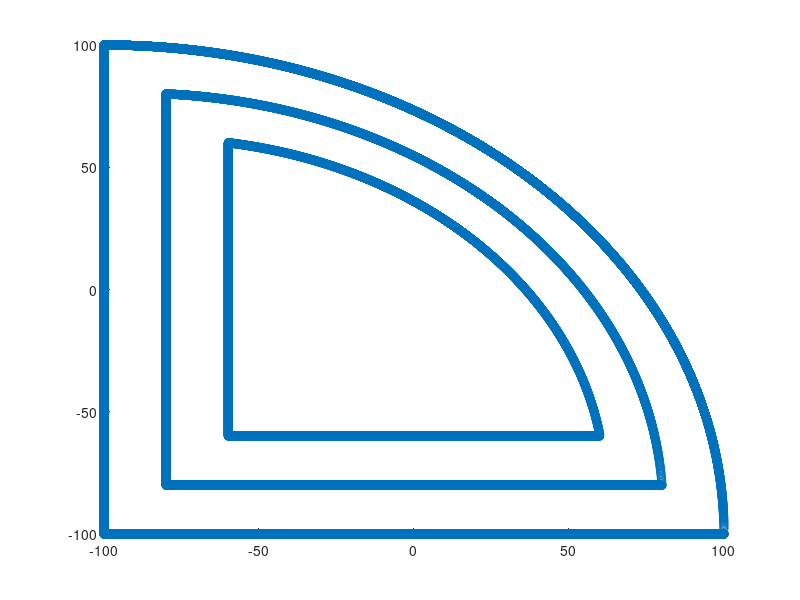

Reproduce this figure in MATLAB.
% Smallest Arc
steps1 = 0.05;
dist1 = 59.9;

x11 = -dist1:steps1:dist1;
s11 = length(x11)
y11(1:s11) = -dist1;

%%

y12 = -dist1:steps1:dist1;
s12 = length(y12)
x12(1:s12) = -dist1;

%%
yc1 = -82.07;
xc1 = -82.07;
r1 = 143.8;
x13 = -dist1:steps1:dist1;
y13 = yc1 + sqrt(r1*r1 -(x13-xc1).*(x13-xc1));

%%

X1 = [x11,x12,x13];
Y1 = [y11,y12,y13];

scatter(X1,Y1)


%% 
% Middle arc

steps2 = 0.05;
dist2 = 80.0;

x21 = -dist2:steps2:dist2;
s21 = length(x21)
y21(1:s21) = -dist2;

%%

y22 = -dist2:steps2:dist2;
s22 = length(y22)
x22(1:s22) = -dist2;
dist2
%%
yc2 = -90;
xc2 = -90;
r2 = 170.3;
x23 = -dist2:steps2:dist2;
y23 = yc2 + sqrt(r2*r2 -(x23-xc2).*(x23-xc2));

%%

X2 = [x21,x22,x23];
Y2 = [y21,y22,y23];

scatter(X2,Y2)


%% 
% large arc

steps3 = 0.01;
dist3 = 100.0;

x31 = -dist3:steps3:dist3;
s31 = length(x31)
y31(1:s31) = -dist3;

%%

y32 = -dist3:steps3:dist3;
s32 = length(y32)
x32(1:s32) = -dist3;

%%
yc3 = -100;
xc3 = -100;
r3 = 200;
x33 = -dist3:steps3:dist3;
y33 = yc3 + sqrt(r3*r3 -(x33-xc3).*(x33-xc3));

%%

X3 = [x31,x32,x33];
Y3 = [y31,y32,y33];

scatter(X3,Y3)

%%
% plot all
X = [X1,X2,X3];
Y = [Y1,Y2,Y3];

Z = 290; %mm

scatter(X,Y)

